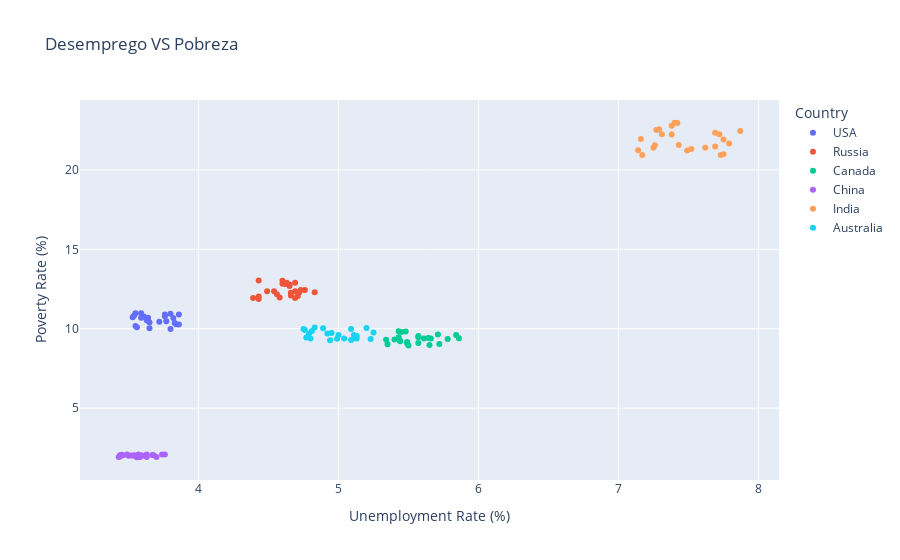

Here is the notebook cell this chart was saved with:
### Code cell
fig = px.scatter(df, x='Unemployment Rate (%)', y='Poverty Rate (%)', color='Country', hover_name='Country', title='Desemprego VS Pobreza')
fig.show()

### Figure 1 — Plotly figure (JSON) as saved in the notebook; plotly's stock layout.template omitted (floating-point values rounded to 4 significant figures)
{"data": [{"hovertemplate": "<b>%{hovertext}</b><br><br>Country=USA<br>Unemployment Rate (%)=%{x}<br>Poverty Rate (%)=%{y}<extra></extra>", "hovertext": ["USA", "USA", "USA", "USA", "USA", "USA", "USA", "USA", "USA", "USA", "USA", "USA", "USA", "USA", "USA", "USA", "USA", "USA", "USA", "USA", "USA", "USA", "USA", "USA"], "legendgroup": "USA", "marker": {"color": "#636efa", "symbol": "circle"}, "mode": "markers", "name": "USA", "orientation": "v", "showlegend": true, "type": "scatter", "x": [3.55, 3.64, 3.83, 3.53, 3.8, 3.63, 3.82, 3.84, 3.77, 3.61, 3.65, 3.76, 3.86, 3.59, 3.72, 3.59, 3.56, 3.65, 3.54, 3.86, 3.64, 3.76, 3.8, 3.55], "xaxis": "x", "y": [10.98, 10.5, 10.36, 10.72, 9.99, 10.53, 10.68, 10.28, 10.47, 10.77, 10.03, 10.79, 10.27, 10.97, 10.44, 10.7, 10.1, 10.39, 10.84, 10.9, 10.7, 10.9, 10.95, 10.17], "yaxis": "y"}, {"hovertemplate": "<b>%{hovertext}</b><br><br>Country=Russia<br>Unemployment Rate (%)=%{x}<br>Poverty Rate (%)=%{y}<extra></extra>", "hovertext": ["Russia", "Russia", "Russia", "Russia", "Russia", "Russia", "Russia", "Russia", "Russia", "Russia", "Russia", "Russia", "Russia", "Russia", "Russia", "Russia", "Russia", "Russia", "Russia", "Russia", "Russia", "Russia", "Russia", "Russia"], "legendgroup": "Russia", "marker": {"color": "#EF553B", "symbol": "circle"}, "mode": "markers", "name": "Russia", "orientation": "v", "showlegend": true, "type": "scatter", "x": [4.63, 4.58, 4.65, 4.54, 4.39, 4.43, 4.69, 4.56, 4.62, 4.6, 4.66, 4.76, 4.71, 4.73, 4.72, 4.69, 4.83, 4.65, 4.66, 4.43, 4.49, 4.43, 4.6, 4.69], "xaxis": "x", "y": [12.89, 11.97, 12.69, 12.36, 11.93, 12.03, 12.89, 12.18, 12.82, 12.84, 12.26, 12.44, 12.06, 12.44, 12.3, 11.93, 12.3, 12.78, 12.1, 11.88, 12.36, 13.04, 13.03, 12.36], "yaxis": "y"}, {"hovertemplate": "<b>%{hovertext}</b><br><br>Country=Canada<br>Unemployment Rate (%)=%{x}<br>Poverty Rate (%)=%{y}<extra></extra>", "hovertext": ["Canada", "Canada", "Canada", "Canada", "Canada", "Canada", "Canada", "Canada", "Canada", "Canada", "Canada", "Canada", "Canada", "Canada", "Canada", "Canada", "Canada", "Canada", "Canada", "Canada", "Canada", "Canada", "Canada", "Canada"], "legendgroup": "Canada", "marker": {"color": "#00cc96", "symbol": "circle"}, "mode": "markers", "name": "Canada", "orientation": "v", "showlegend": true, "type": "scatter", "x": [5.43, 5.57, 5.45, 5.57, 5.49, 5.49, 5.5, 5.84, 5.4, 5.61, 5.44, 5.72, 5.43, 5.48, 5.71, 5.57, 5.86, 5.64, 5.34, 5.35, 5.65, 5.78, 5.66, 5.44], "xaxis": "x", "y": [9.46, 9.47, 9.79, 9.1, 9.07, 9.17, 8.95, 9.61, 9.32, 9.39, 9.22, 9.04, 9.85, 9.83, 9.64, 9.55, 9.4, 9.42, 9.31, 9.02, 8.98, 9.35, 9.39, 9.24], "yaxis": "y"}, {"hovertemplate": "<b>%{hovertext}</b><br><br>Country=China<br>Unemployment Rate (%)=%{x}<br>Poverty Rate (%)=%{y}<extra></extra>", "hovertext": ["China", "China", "China", "China", "China", "China", "China", "China", "China", "China", "China", "China", "China", "China", "China", "China", "China", "China", "China", "China", "China", "China", "China", "China"], "legendgroup": "China", "marker": {"color": "#ab63fa", "symbol": "circle"}, "mode": "markers", "name": "China", "orientation": "v", "showlegend": true, "type": "scatter", "x": [3.68, 3.7, 3.45, 3.44, 3.44, 3.57, 3.59, 3.67, 3.76, 3.46, 3.74, 3.56, 3.58, 3.54, 3.52, 3.5, 3.57, 3.49, 3.63, 3.43, 3.61, 3.63, 3.54, 3.58], "xaxis": "x", "y": [2.04, 1.93, 2.06, 2.04, 1.95, 2.08, 2.03, 2.05, 2.09, 2.04, 2.08, 1.91, 1.93, 2.01, 2.02, 2.01, 2.03, 2.09, 1.93, 1.93, 2.01, 2.09, 2.04, 1.92], "yaxis": "y"}, {"hovertemplate": "<b>%{hovertext}</b><br><br>Country=India<br>Unemployment Rate (%)=%{x}<br>Poverty Rate (%)=%{y}<extra></extra>", "hovertext": ["India", "India", "India", "India", "India", "India", "India", "India", "India", "India", "India", "India", "India", "India", "India", "India", "India", "India", "India", "India", "India", "India", "India", "India"], "legendgroup": "India", "marker": {"color": "#FFA15A", "symbol": "circle"}, "mode": "markers", "name": "India", "orientation": "v", "showlegend": true, "type": "scatter", "x": [7.31, 7.26, 7.69, 7.38, 7.27, 7.38, 7.17, 7.72, 7.75, 7.42, 7.43, 7.4, 7.75, 7.79, 7.62, 7.49, 7.29, 7.73, 7.87, 7.14, 7.25, 7.69, 7.52, 7.16], "xaxis": "x", "y": [22.25, 21.55, 21.48, 22.23, 22.51, 22.78, 20.94, 22.25, 20.98, 22.95, 21.57, 22.97, 21.92, 21.66, 21.4, 21.22, 22.56, 20.94, 22.45, 21.24, 21.4, 22.34, 21.31, 21.94], "yaxis": "y"}, {"hovertemplate": "<b>%{hovertext}</b><br><br>Country=Australia<br>Unemployment Rate (%)=%{x}<br>Poverty Rate (%)=%{y}<extra></extra>", "hovertext": ["Australia", "Australia", "Australia", "Australia", "Australia", "Australia", "Australia", "Australia", "Australia", "Australia", "Australia", "Australia", "Australia", "Australia", "Australia", "Australia", "Australia", "Australia", "Australia", "Australia", "Australia", "Australia", "Australia", "Australia"], "legendgroup": "Australia", "marker": {"color": "#19d3f3", "symbol": "circle"}, "mode": "markers", "name": "Australia", "orientation": "v", "showlegend": true, "type": "scatter", "x": [4.78, 5, 5.13, 5.13, 5.2, 5.11, 5.25, 4.99, 4.95, 4.81, 4.94, 5.04, 5.09, 5.23, 4.79, 4.76, 4.83, 5.09, 4.8, 4.89, 5.12, 4.77, 4.92, 4.75], "xaxis": "x", "y": [9.5, 9.61, 9.39, 9.54, 10.05, 9.61, 9.76, 9.37, 9.73, 9.86, 9.27, 9.38, 9.99, 9.35, 9.7, 9.92, 10.08, 9.29, 9.39, 10.03, 9.43, 9.45, 9.7, 9.99], "yaxis": "y"}], "layout": {"autosize": true, "legend": {"title": {"text": "Country"}, "tracegroupgap": 0}, "title": {"text": "Desemprego VS Pobreza"}, "xaxis": {"anchor": "y", "autorange": true, "domain": [0, 1], "range": [3.16, 8.14], "title": {"text": "Unemployment Rate (%)"}, "type": "linear"}, "yaxis": {"anchor": "x", "autorange": true, "domain": [0, 1], "range": [0.172, 24.71], "title": {"text": "Poverty Rate (%)"}, "type": "linear"}}}
